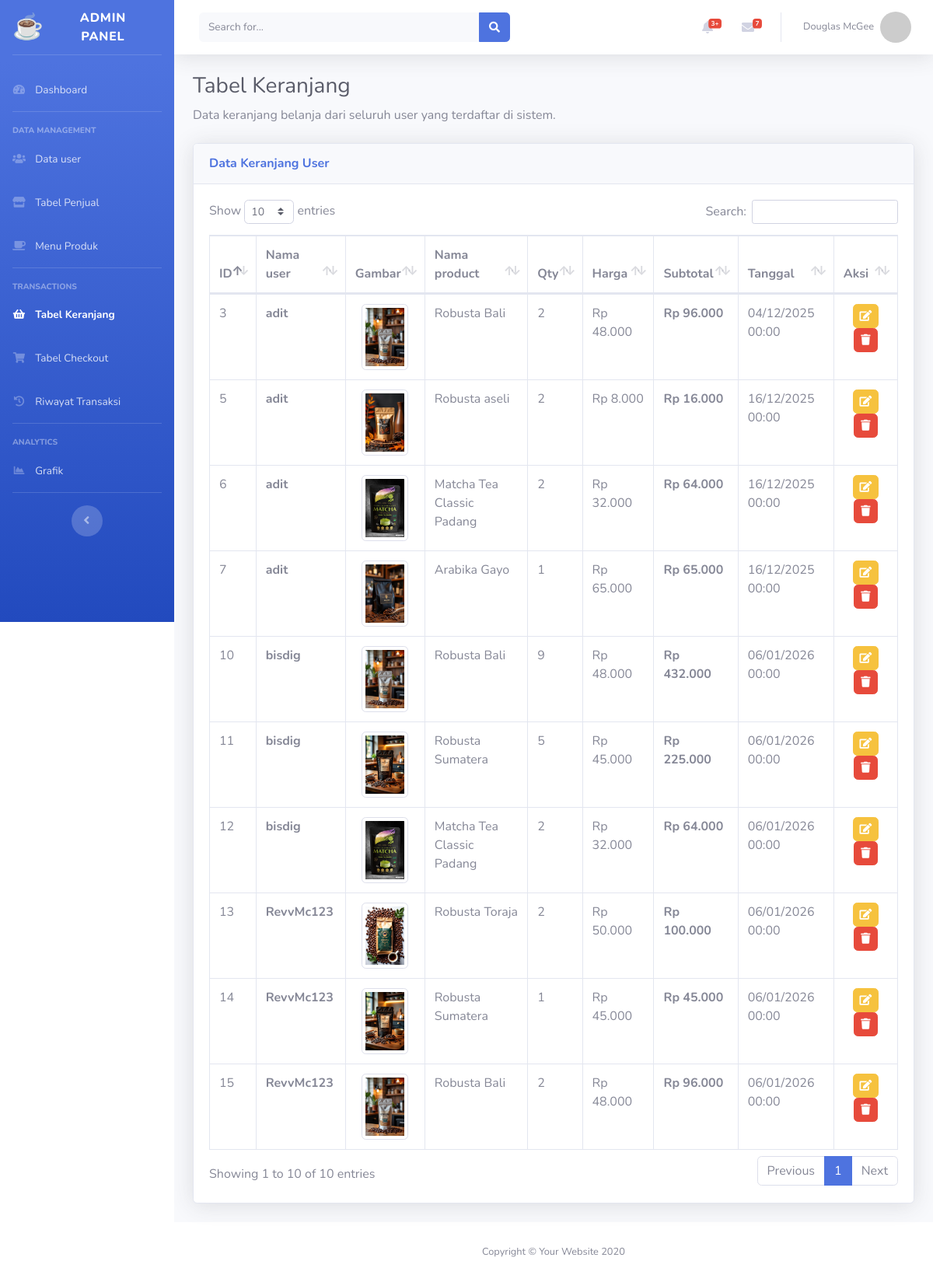
Page /admin/tabel_keranjang.php on the committed database.
### tables this page shows
CREATE TABLE `tabel_keranjang` (
  `id_keranjang` int(11) NOT NULL,
  `id_user` int(11) NOT NULL,
  `id_product` int(11) NOT NULL,
  `qty` int(11) NOT NULL,
  `harga` int(11) NOT NULL,
  `subtotal` int(11) NOT NULL,
  `Tanggal` date NOT NULL
);

CREATE TABLE `tabel_user` (
  `id_user` int(11) NOT NULL,
  `username` varchar(30) NOT NULL,
  `email` varchar(50) NOT NULL,
  `password` varchar(255) NOT NULL,
  `phone` varchar(20) NOT NULL
);

CREATE TABLE `tabel_product` (
  `id_product` int(11) NOT NULL,
  `nama_product` varchar(50) NOT NULL,
  `deskripsi` text NOT NULL,
  `harga` int(11) NOT NULL,
  `qty` int(11) DEFAULT NULL,
  `id_kategori` int(11) NOT NULL,
  `id_penjual` int(11) DEFAULT NULL,
  `gambar` varchar(255) DEFAULT NULL
);

### admin/tabel_keranjang.php (the view, shortened to what this page needs)
<?php
include 'config.php';
$sql = "
    SELECT
        k.id_keranjang,
        k.id_user,
        k.id_product,
        k.qty,
        k.harga,
        k.subtotal,
        k.Tanggal AS tanggal_tambah,
        u.username,
        p.nama_product,
        p.gambar
    FROM tabel_keranjang k
    LEFT JOIN tabel_user u ON k.id_user = u.id_user
    LEFT JOIN tabel_product p ON k.id_product = p.id_product
    ORDER BY k.Tanggal DESC
";
$result = mysqli_query($koneksi, $sql);
?>
<!DOCTYPE html>
<html lang="en">
<head>
    <link href="vendor/fontawesome-free/css/all.min.css" rel="stylesheet">
    <link href="css/sb-admin-2.min.css" rel="stylesheet">
    <link href="vendor/datatables/dataTables.bootstrap4.min.css" rel="stylesheet">
</head>
<body id="page-top">
    <div id="wrapper">
        <?php include 'sidebar.php'; ?>
        <div id="content-wrapper" class="d-flex flex-column">
            <div id="content">
                <nav class="navbar navbar-expand navbar-light bg-white topbar mb-4 static-top shadow">
                    <form class="d-none d-sm-inline-block form-inline mr-auto ml-md-3 my-2 my-md-0 mw-100 navbar-search">
                        <div class="input-group">
                            <input type="text" class="form-control bg-light border-0 small" placeholder="Search for..." aria-label="Search">
                            <div class="input-group-append">
                                <button class="btn btn-primary" type="button">
                                    <i class="fas fa-search fa-sm"></i>
                                </button>
                            </div>
                        </div>
                    </form>
                    <ul class="navbar-nav ml-auto">
                        <li class="nav-item dropdown no-arrow mx-1">
                            <a class="nav-link dropdown-toggle" href="#" role="button">
                                <i class="fas fa-bell fa-fw"></i>
                                <span class="badge badge-danger badge-counter">3+</span>
                            </a>
                        </li>
                        <li class="nav-item dropdown no-arrow mx-1">
                            <a class="nav-link dropdown-toggle" href="#" role="button">
                                <i class="fas fa-envelope fa-fw"></i>
                                <span class="badge badge-danger badge-counter">7</span>
                            </a>
                        </li>
                        <li class="nav-item dropdown no-arrow">
                            <a class="nav-link dropdown-toggle" href="#" id="userDropdown" role="button" data-toggle="dropdown">
                                <span class="mr-2 d-none d-lg-inline text-gray-600 small">Douglas McGee</span>
                                <img class="img-profile rounded-circle" src="https://via.placeholder.com/60" style="width: 40px; height: 40px;">
                            </a>
                        </li>
                    </ul>
                </nav>
                <div class="container-fluid">
                    <h1 class="h3 mb-2 text-gray-800">Tabel Keranjang</h1>
                    <p class="mb-4">Data keranjang belanja dari seluruh user yang terdaftar di sistem.</p>
                    <div class="card shadow mb-4">
                        <div class="card-header py-3">
                            <h6 class="m-0 font-weight-bold text-primary">Data Keranjang User</h6>
                        </div>
                        <div class="card-body">
                            <div class="table-responsive">
                                <table class="table table-bordered" id="dataTable" width="100%" cellspacing="0">
                                    <thead>
                                        <tr>
                                            <th>ID</th>
                                            <th>Nama user</th>
                                            <th>Gambar</th>
                                            <th>Nama product</th>
                                            <th>Qty</th>
                                            <th>Harga</th>
                                            <th>Subtotal</th>
                                            <th>Tanggal</th>
                                            <th>Aksi</th>
                                        </tr>
                                    </thead>
                                    <tbody>
                                        <?php
                                        if (mysqli_num_rows($result) > 0) {
                                            while ($row = mysqli_fetch_assoc($result)) { ?>
                                                <tr>
                                                    <td><?= $row['id_keranjang'] ?></td>
                                                    <td><strong><?= htmlspecialchars($row['username']) ?></strong></td>
                                                    <td class="text-center">
                                                        <?php if (!empty($row['gambar'])): ?>
                                                            <img src="../images/<?= htmlspecialchars($row['gambar']) ?>"
                                                                alt="<?= htmlspecialchars($row['nama_product']) ?>"
                                                                width="60"
                                                                height="60"
                                                                style="object-fit: cover;"
                                                                class="img-thumbnail"
                                                                onerror="this.src='https://via.placeholder.com/60?text=No+Image'">
                                                        <?php endif; ?>
                                                    </td>
                                                    <td><?= htmlspecialchars($row['nama_product']) ?></td>
                                                    <td><?= $row['qty'] ?></td>
                                                    <td>Rp <?= number_format($row['harga'], 0, ',', '.') ?></td>
                                                    <td><strong>Rp <?= number_format($row['subtotal'], 0, ',', '.') ?></strong></td>
                                                    <td>
                                                        <?php
                                                        $t = $row['tanggal_tambah'];
                                                        echo ($t && $t != '0000-00-00 00:00:00')
                                                            ? date('d/m/Y H:i', strtotime($t))
                                                            : '-';
                                                        ?>
                                                    </td>
                                                    <td class="text-center">
                                                        <a href="edit_keranjang.php?id=<?= $row['id_keranjang'] ?>"
                                                            class="btn btn-warning btn-action"
                                                            title="Edit">
                                                            <i class="fas fa-edit"></i>
                                                        </a>
                                                        <a href="tabel_keranjang.php?action=delete&id=<?= $row['id_keranjang'] ?>"
                                                            class="btn btn-danger btn-action"
                                                            title="Hapus"
                                                            onclick="return confirm('Yakin ingin menghapus data keranjang ini?')">
                                                            <i class="fas fa-trash"></i>
                                                        </a>
                                                    </td>
                                                </tr>
                                            <?php
                                            }
                                        } else { ?>
                                            <tr>
                                                <td colspan="9" class="text-center">Belum ada data keranjang</td>
                                            </tr>
                                        <?php } ?>
                                    </tbody>
                                </table>
                            </div>
                        </div>
                    </div>
                </div>
            </div>
            <footer class="sticky-footer bg-white">
                <div class="container my-auto">
                    <div class="copyright text-center my-auto">
                        <span>Copyright &copy; Your Website 2020</span>
                    </div>
                </div>
            </footer>
        </div>
    </div>
</body>
</html>

### admin/sidebar.php (shortened to what this page needs)
<?php
$current_page = basename($_SERVER['PHP_SELF']);
?>
<ul class="navbar-nav bg-gradient-primary sidebar sidebar-dark accordion" id="accordionSidebar">
    <a class="sidebar-brand d-flex align-items-center justify-content-center" href="index.php">
        <div class="sidebar-brand-icon">
            ☕
        </div>
        <div class="sidebar-brand-text mx-3">Admin Panel</div>
    </a>
    <hr class="sidebar-divider">
    <li class="nav-item <?= ($current_page == 'index.php') ? 'active' : '' ?>">
        <a class="nav-link" href="index.php">
            <i class="fas fa-fw fa-tachometer-alt"></i>
            <span>Dashboard</span>
        </a>
    </li>
    <hr class="sidebar-divider">
    <div class="sidebar-heading">Data Management</div>
    <li class="nav-item <?= ($current_page == 'data_user.php') ? 'active' : '' ?>">
        <a class="nav-link" href="data_user.php">
            <i class="fas fa-fw fa-users"></i>
            <span>Data user</span>
        </a>
    </li>
    <li class="nav-item <?= ($current_page == 'tabel_penjual.php') ? 'active' : '' ?>">
        <a class="nav-link" href="tabel_penjual.php">
            <i class="fas fa-fw fa-store"></i>
            <span>Tabel Penjual</span></a>
    </li>
    <li class="nav-item <?= ($current_page == 'daftar-product.php') ? 'active' : '' ?>">
        <a class="nav-link" href="daftar-product.php">
            <i class="fas fa-fw fa-coffee"></i>
            <span>Menu Produk</span></a>
    </li>
    <hr class="sidebar-divider">
    <div class="sidebar-heading">Transactions</div>
    <li class="nav-item <?= ($current_page == 'tabel_keranjang.php') ? 'active' : '' ?>">
        <a class="nav-link" href="tabel_keranjang.php">
            <i class="fas fa-fw fa-shopping-basket"></i>
            <span>Tabel Keranjang</span></a>
    </li>
    <li class="nav-item <?= ($current_page == 'tabel_checkout.php') ? 'active' : '' ?>">
        <a class="nav-link" href="tabel_checkout.php">
            <i class="fas fa-fw fa-shopping-cart"></i>
            <span>Tabel Checkout</span></a>
    </li>
    <li class="nav-item <?= ($current_page == 'riwayat_transaksi.php') ? 'active' : '' ?>">
        <a class="nav-link" href="riwayat_transaksi.php">
            <i class="fas fa-fw fa-history"></i>
            <span>Riwayat Transaksi</span></a>
    </li>
    <hr class="sidebar-divider">
    <div class="sidebar-heading">Analytics</div>
    <li class="nav-item <?= ($current_page == 'charts.php') ? 'active' : '' ?>">
        <a class="nav-link" href="charts.php">
            <i class="fas fa-fw fa-chart-area"></i>
            <span>Grafik</span></a>
    </li>
    <hr class="sidebar-divider d-none d-md-block">
    <div class="text-center d-none d-md-inline">
        <button class="rounded-circle border-0" id="sidebarToggle"></button>
    </div>
</ul>

### admin/tabel_keranjang.php (style rules this page uses)
.sidebar { background: linear-gradient(180deg, #4e73df 10%, #224abe 100%); min-height: 100vh; }
.sidebar-brand { height: 4.375rem; text-decoration: none; font-size: 1rem; font-weight: 800; padding: 1.5rem 1rem; text-align: center; text-transform: uppercase; letter-spacing: 0.05rem; z-index: 1; }
.sidebar-brand-icon { font-size: 2rem; }
.sidebar-brand-text { margin-left: 0.5rem; }
.sidebar .nav-item { position: relative; }
.sidebar .nav-item .nav-link { text-align: left; padding: 1rem; width: 100%; color: rgba(255, 255, 255, 0.8); }
.sidebar .nav-item .nav-link i { font-size: 0.85rem; margin-right: 0.5rem; }
.sidebar-divider { border-top: 1px solid rgba(255, 255, 255, 0.15); margin: 0 1rem 1rem; }
.sidebar-heading { text-align: left; padding: 0 1rem; font-weight: 800; font-size: 0.65rem; color: rgba(255, 255, 255, 0.4); text-transform: uppercase; }
.btn-action { padding: 0.25rem 0.5rem; font-size: 0.875rem; margin: 0 2px; }

### admin/sidebar.php (style rules this page uses)
#accordionSidebar { position: fixed; top: 0; left: 0; height: 100vh; z-index: 1000; overflow-y: auto; width: 224px; }
#content-wrapper { margin-left: 224px; width: calc(100% - 224px); }

### rows in the picture
tabel_keranjang: id_keranjang "15", id_user.username "RevvMc123", id_product.gambar (picture), id_product.nama_product "Robusta Bali", qty "2", harga "48.000", subtotal "96.000", Tanggal "06/01/2026 00:00"
tabel_keranjang: id_keranjang "14", id_user.username "RevvMc123", id_product.gambar (picture), id_product.nama_product "Robusta Sumatera", qty "1", harga "45.000", subtotal "45.000", Tanggal "06/01/2026 00:00"
tabel_keranjang: id_keranjang "13", id_user.username "RevvMc123", id_product.gambar (picture), id_product.nama_product "Robusta Toraja", qty "2", harga "50.000", subtotal "100.000", Tanggal "06/01/2026 00:00"
tabel_keranjang: id_keranjang "12", id_user.username "bisdig", id_product.gambar (picture), id_product.nama_product "Matcha Tea Classic Padang", qty "2", harga "32.000", subtotal "64.000", Tanggal "06/01/2026 00:00"
tabel_keranjang: id_keranjang "11", id_user.username "bisdig", id_product.gambar (picture), id_product.nama_product "Robusta Sumatera", qty "5", harga "45.000", subtotal "225.000", Tanggal "06/01/2026 00:00"
tabel_keranjang: id_keranjang "10", id_user.username "bisdig", id_product.gambar (picture), id_product.nama_product "Robusta Bali", qty "9", harga "48.000", subtotal "432.000", Tanggal "06/01/2026 00:00"
tabel_keranjang: id_keranjang "7", id_user.username "adit", id_product.gambar (picture), id_product.nama_product "Arabika Gayo", qty "1", harga "65.000", subtotal "65.000", Tanggal "16/12/2025 00:00"
tabel_keranjang: id_keranjang "6", id_user.username "adit", id_product.gambar (picture), id_product.nama_product "Matcha Tea Classic Padang", qty "2", harga "32.000", subtotal "64.000", Tanggal "16/12/2025 00:00"
tabel_keranjang: id_keranjang "5", id_user.username "adit", id_product.gambar (picture), id_product.nama_product "Robusta aseli", qty "2", harga "8.000", subtotal "16.000", Tanggal "16/12/2025 00:00"
tabel_keranjang: id_keranjang "3", id_user.username "adit", id_product.gambar (picture), id_product.nama_product "Robusta Bali", qty "2", harga "48.000", subtotal "96.000", Tanggal "04/12/2025 00:00"
